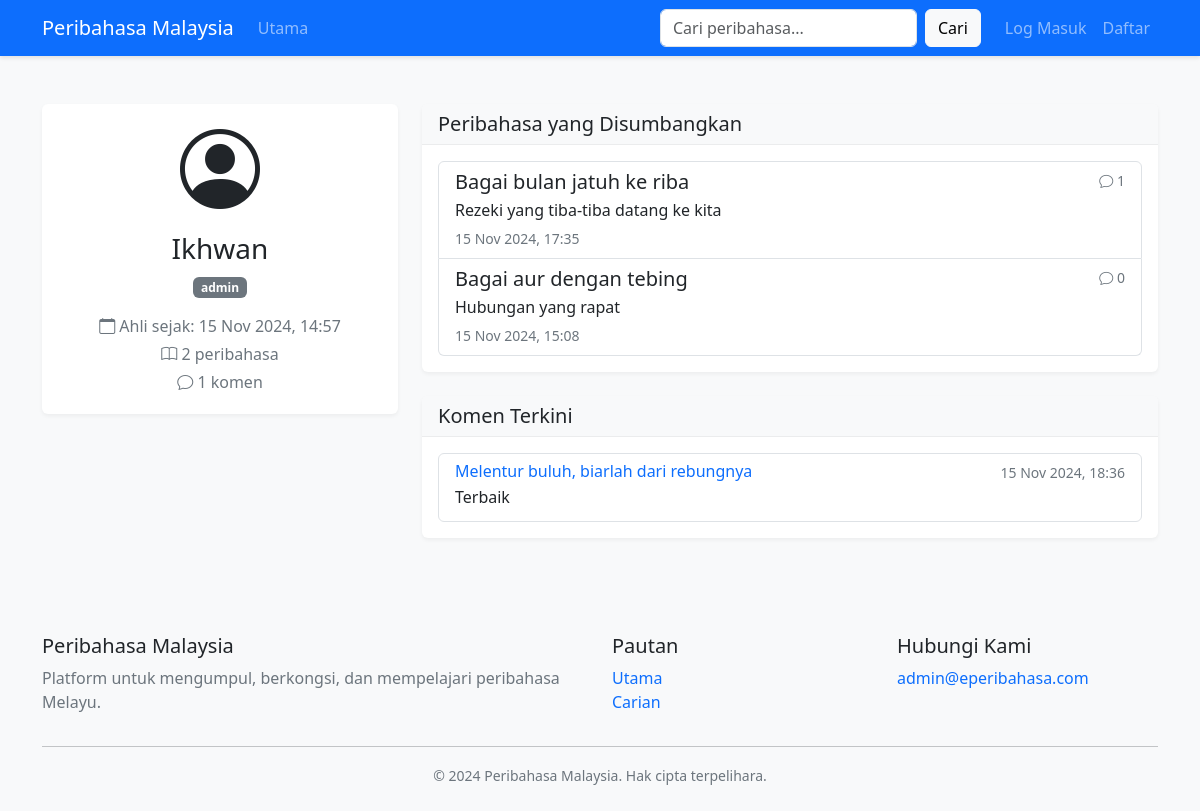
/user/profile.php?id=2, run on the app's committed database.
### tables this page shows
CREATE TABLE IF NOT EXISTS `users` (
  `id` int NOT NULL AUTO_INCREMENT,
  `username` varchar(50) NOT NULL,
  `email` varchar(100) NOT NULL,
  `password` varchar(255) NOT NULL,
  `role` enum('admin','moderator','contributor') NOT NULL DEFAULT 'contributor',
  `created_at` timestamp NULL DEFAULT CURRENT_TIMESTAMP,
  `updated_at` timestamp NULL DEFAULT CURRENT_TIMESTAMP ON UPDATE CURRENT_TIMESTAMP,
  `is_active` tinyint(1) NOT NULL DEFAULT '1',
  PRIMARY KEY (`id`),
  UNIQUE KEY `username` (`username`),
  UNIQUE KEY `email` (`email`)
);

CREATE TABLE IF NOT EXISTS `peribahasa` (
  `id` int NOT NULL AUTO_INCREMENT,
  `title` varchar(255) NOT NULL,
  `meaning` text NOT NULL,
  `example_usage` text,
  `status` enum('pending','approved','rejected') DEFAULT 'pending',
  `contributor_id` int DEFAULT NULL,
  `approved_by` int DEFAULT NULL,
  `created_at` timestamp NULL DEFAULT CURRENT_TIMESTAMP,
  `updated_at` timestamp NULL DEFAULT CURRENT_TIMESTAMP ON UPDATE CURRENT_TIMESTAMP,
  PRIMARY KEY (`id`),
  KEY `contributor_id` (`contributor_id`),
  KEY `approved_by` (`approved_by`),
  CONSTRAINT `peribahasa_ibfk_1` FOREIGN KEY (`contributor_id`) REFERENCES `users` (`id`),
  CONSTRAINT `peribahasa_ibfk_2` FOREIGN KEY (`approved_by`) REFERENCES `users` (`id`)
);

CREATE TABLE IF NOT EXISTS `comments` (
  `id` int NOT NULL AUTO_INCREMENT,
  `peribahasa_id` int NOT NULL,
  `user_id` int NOT NULL,
  `comment` text NOT NULL,
  `created_at` timestamp NULL DEFAULT CURRENT_TIMESTAMP,
  PRIMARY KEY (`id`),
  KEY `peribahasa_id` (`peribahasa_id`),
  KEY `user_id` (`user_id`),
  CONSTRAINT `comments_ibfk_1` FOREIGN KEY (`peribahasa_id`) REFERENCES `peribahasa` (`id`),
  CONSTRAINT `comments_ibfk_2` FOREIGN KEY (`user_id`) REFERENCES `users` (`id`)
);

### includes/functions.php (called while the page is built, shortened)
<?php
function h($text) {
    return htmlspecialchars($text, ENT_QUOTES, 'UTF-8');
}
function format_date($date) {
    return date('d M Y, H:i', strtotime($date));
}

### user/profile.php (the view, shortened to what this page needs)
<?php
require_once '../includes/functions.php';
$user_id = $_GET['id'] ?? 0;
$db = new Database();
$conn = $db->getConnection();
try {
    $query = "SELECT u.*,
              (SELECT COUNT(*) FROM peribahasa WHERE contributor_id = u.id AND status = 'approved') as peribahasa_count,
              (SELECT COUNT(*) FROM comments WHERE user_id = u.id) as comment_count
              FROM users u
              WHERE u.id = ?";
    $stmt = $conn->prepare($query);
    $stmt->execute([$user_id]);
    $user = $stmt->fetch(PDO::FETCH_ASSOC);
    $query = "SELECT p.*,
              (SELECT COUNT(*) FROM comments WHERE peribahasa_id = p.id) as comment_count
              FROM peribahasa p
              WHERE p.contributor_id = ? AND p.status = 'approved'
              ORDER BY p.created_at DESC";
    $stmt = $conn->prepare($query);
    $stmt->execute([$user_id]);
    $peribahasa_list = $stmt->fetchAll(PDO::FETCH_ASSOC);
    $query = "SELECT c.*, p.title as peribahasa_title, p.id as peribahasa_id
              FROM comments c
              JOIN peribahasa p ON c.peribahasa_id = p.id
              WHERE c.user_id = ?
              ORDER BY c.created_at DESC
              LIMIT 5";
    $stmt = $conn->prepare($query);
    $stmt->execute([$user_id]);
    $recent_comments = $stmt->fetchAll(PDO::FETCH_ASSOC);
} catch (PDOException $e) {
    error_log($e->getMessage());
    $error = 'Ralat mendapatkan maklumat pengguna.';
}
?>
<!DOCTYPE html>
<html lang="ms">
<head>
    <link href="https://cdn.jsdelivr.net/npm/bootstrap@5.3.0/dist/css/bootstrap.min.css" rel="stylesheet">
    <link href="https://cdn.jsdelivr.net/npm/bootstrap-icons@1.7.2/font/bootstrap-icons.css" rel="stylesheet">
    <link rel="stylesheet" href="../assets/css/style.css">
</head>
<body>
    <?php include '../includes/header.php'; ?>
    <div class="container py-4">
        <div class="row">
            <div class="col-md-4 mb-4">
                <div class="card">
                    <div class="card-body text-center">
                        <div class="mb-3">
                            <i class="bi bi-person-circle display-1"></i>
                        </div>
                        <h1 class="h3 card-title"><?php echo h($user['username']); ?></h1>
                        <p class="card-text">
                            <span class="badge bg-secondary"><?php echo h($user['role']); ?></span>
                        </p>
                        <div class="text-muted">
                            <p class="mb-1">
                                <i class="bi bi-calendar"></i> Ahli sejak: <?php echo format_date($user['created_at']); ?>
                            </p>
                            <p class="mb-1">
                                <i class="bi bi-book"></i> <?php echo $user['peribahasa_count']; ?> peribahasa
                            </p>
                            <p class="mb-1">
                                <i class="bi bi-chat"></i> <?php echo $user['comment_count']; ?> komen
                            </p>
                        </div>
                    </div>
                </div>
            </div>
            <div class="col-md-8">
                <div class="card mb-4">
                    <div class="card-header">
                        <h2 class="h5 mb-0">Peribahasa yang Disumbangkan</h2>
                    </div>
                    <div class="card-body">
                        <?php if (empty($peribahasa_list)): ?>
                            <p class="text-muted text-center py-4">Belum ada peribahasa yang disumbangkan.</p>
                        <?php else: ?>
                            <div class="list-group">
                                <?php foreach ($peribahasa_list as $item): ?>
                                    <a href="../public/peribahasa.php?id=<?php echo $item['id']; ?>"
                                       class="list-group-item list-group-item-action">
                                        <div class="d-flex w-100 justify-content-between">
                                            <h5 class="mb-1"><?php echo h($item['title']); ?></h5>
                                            <small class="text-muted">
                                                <i class="bi bi-chat"></i> <?php echo $item['comment_count']; ?>
                                            </small>
                                        </div>
                                        <p class="mb-1"><?php echo h($item['meaning']); ?></p>
                                        <small class="text-muted">
                                            <?php echo format_date($item['created_at']); ?>
                                        </small>
                                    </a>
                                <?php endforeach; ?>
                            </div>
                        <?php endif; ?>
                    </div>
                </div>
                <div class="card">
                    <div class="card-header">
                        <h2 class="h5 mb-0">Komen Terkini</h2>
                    </div>
                    <div class="card-body">
                        <?php if (empty($recent_comments)): ?>
                            <p class="text-muted text-center py-4">Belum ada komen.</p>
                        <?php else: ?>
                            <div class="list-group">
                                <?php foreach ($recent_comments as $comment): ?>
                                    <div class="list-group-item">
                                        <div class="d-flex w-100 justify-content-between">
                                            <h6 class="mb-1">
                                                <a href="../public/peribahasa.php?id=<?php echo $comment['peribahasa_id']; ?>"
                                                   class="text-decoration-none">
                                                    <?php echo h($comment['peribahasa_title']); ?>
                                                </a>
                                            </h6>
                                            <small class="text-muted">
                                                <?php echo format_date($comment['created_at']); ?>
                                            </small>
                                        </div>
                                        <p class="mb-1"><?php echo h($comment['comment']); ?></p>
                                    </div>
                                <?php endforeach; ?>
                            </div>
                        <?php endif; ?>
                    </div>
                </div>
            </div>
        </div>
    </div>
    <?php include '../includes/footer.php'; ?>
</body>
</html>

### assets/css/style.css (style rules this page uses)
body { background-color: #f8f9fa; }
.card { border: none; box-shadow: 0 2px 4px rgba(0,0,0,.05); transition: transform 0.2s; }
.card-header { background-color: #f8f9fa; border-bottom: 1px solid rgba(0,0,0,.05); }
.text-muted { color: #6c757d !important; }

### data on the page
users: username "Ikhwan", role "admin", created_at "15 Nov 2024, 14:57"
peribahasa: title "Bagai bulan jatuh ke riba", comment_count "1", meaning "Rezeki yang tiba-tiba datang ke kita", created_at "15 Nov 2024, 17:35"
peribahasa: title "Bagai aur dengan tebing", comment_count "0", meaning "Hubungan yang rapat", created_at "15 Nov 2024, 15:08"
comments: peribahasa.title "Melentur buluh, biarlah dari rebungnya", created_at "15 Nov 2024, 18:36", comment "Terbaik"

### other printed values
SITE_NAME "Peribahasa Malaysia"
$user['peribahasa_count'] "2"
$user['comment_count'] "1"
